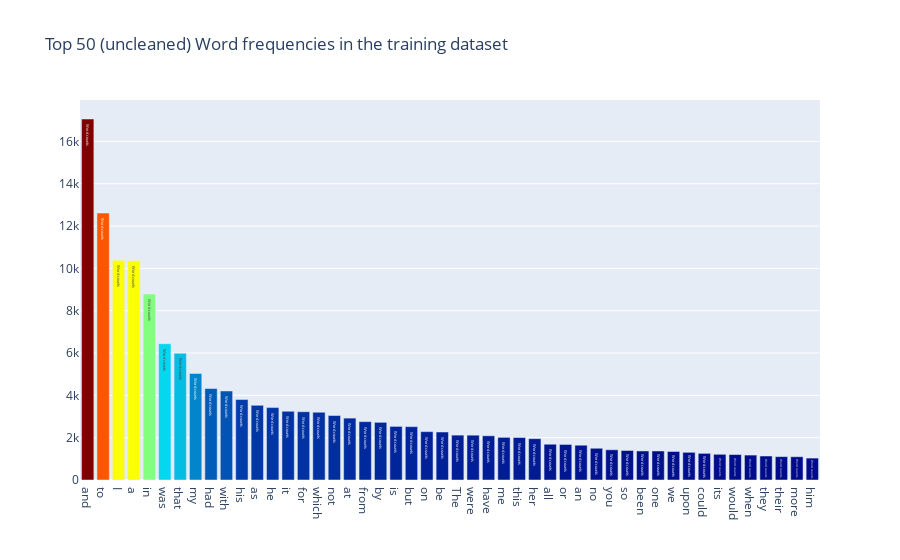

The cell this chart's notebook holds for it:
### Code cell
all_words = train['text'].str.split(expand=True).unstack().value_counts()
data = [go.Bar(
    x = all_words.index.values[2:50],
    y = all_words.values[2:50],
    marker = dict(colorscale='Jet',
                  color=all_words.values[2:100]),
    text='Word counts'
)]

layout = go.Layout(
    title='Top 50 (uncleaned) Word frequencies in the training dataset'
)

fig = go.Figure(data=data, layout=layout)

py.iplot(fig, filename='basic-bar')

### Figure 1 — Plotly figure (JSON) as saved in the notebook; plotly's stock layout.template omitted (floating-point values rounded to 4 significant figures)
{"data": [{"marker": {"color": [17059, 12615, 10382, 10359, 8787, 6440, 5988, 5037, 4324, 4207, 3802, 3528, 3422, 3247, 3227, 3203, 3048, 2925, 2758, 2725, 2533, 2521, 2285, 2268, 2121, 2118, 2089, 2015, 2007, 1953, 1691, 1679, 1644, 1500, 1428, 1395, 1373, 1372, 1347, 1308, 1259, 1215, 1202, 1178, 1134, 1104, 1100, 1036, 992, 957, 954, 929, 925, 924, 915, 901, 880, 873, 863, 861, 829, 823, 814, 751, 713, 707, 701, 648, 645, 645, 638, 624, 623, 600, 595, 592, 576, 575, 574, 565, 550, 545, 539, 534, 532, 531, 527, 527, 526, 503, 502, 497, 493, 493, 491, 488, 486, 482], "colorscale": [[0, "rgb(0,0,131)"], [0.2, "rgb(0,60,170)"], [0.4, "rgb(5,255,255)"], [0.6, "rgb(255,255,0)"], [0.8, "rgb(250,0,0)"], [1, "rgb(128,0,0)"]]}, "text": "Word counts", "type": "bar", "x": ["and", "to", "I", "a", "in", "was", "that", "my", "had", "with", "his", "as", "he", "it", "for", "which", "not", "at", "from", "by", "is", "but", "on", "be", "The", "were", "have", "me", "this", "her", "all", "or", "an", "no", "you", "so", "been", "one", "we", "upon", "could", "its", "would", "when", "they", "their", "more", "him"], "y": [17059, 12615, 10382, 10359, 8787, 6440, 5988, 5037, 4324, 4207, 3802, 3528, 3422, 3247, 3227, 3203, 3048, 2925, 2758, 2725, 2533, 2521, 2285, 2268, 2121, 2118, 2089, 2015, 2007, 1953, 1691, 1679, 1644, 1500, 1428, 1395, 1373, 1372, 1347, 1308, 1259, 1215, 1202, 1178, 1134, 1104, 1100, 1036]}], "layout": {"title": {"text": "Top 50 (uncleaned) Word frequencies in the training dataset"}}}
